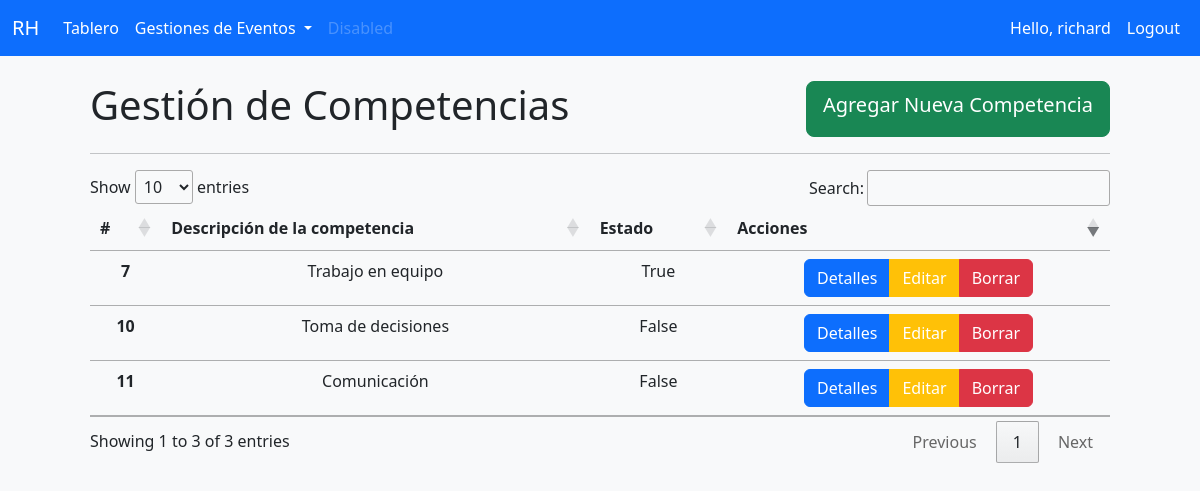
/competencia/ (signed in), run on an earlier commit of the app's database.
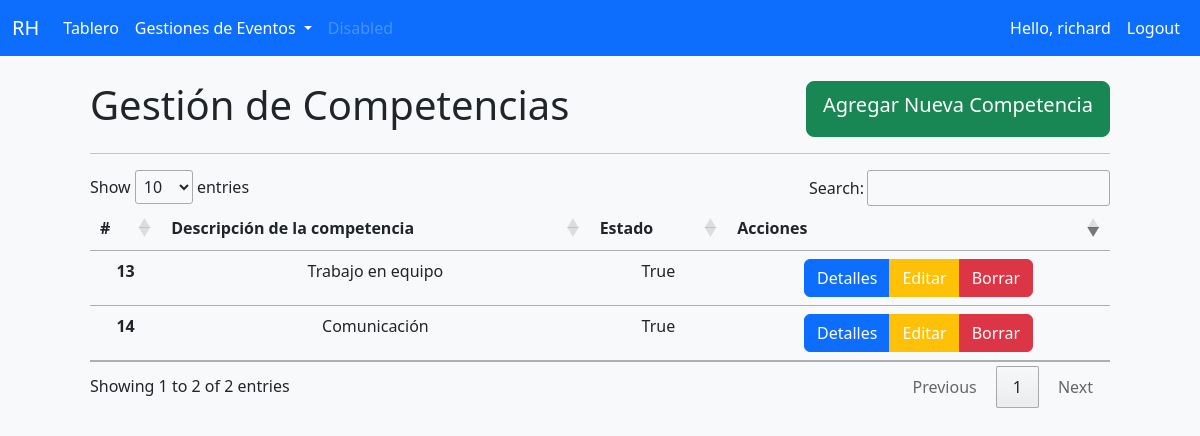
And on a later commit of the database.
### msrh/models.py (models this page shows, shortened)
class Compentencia(models.Model):
    id = models.AutoField(auto_created=True ,primary_key= True, serialize=False,verbose_name='ID')
    descripCompetencia = models.CharField(max_length=200, null=True, verbose_name="Competencia")
    estado = models.BooleanField(default=False, verbose_name="Disponible")

### msrh/decorators.py (the view)
        def wrapper_func(request, *args, **kwargs):
            group = None
            if request.user.groups.exists():
                group = request.user.groups.all()[0].name
            if group in allowed_roles:
                return view_func(request, *args, **kwargs)
            else:
                return HttpResponse('No estas autorizado para ver la pagina')

### msrh/views.py (called while the page is built)
@login_required(login_url='login')
@allowed_users(allowed_roles=['admin'])
def competencia(request):
    competencia = Compentencia.objects.all()
    return render(request, 'msrh/competencia.html', {'competencia':competencia})

### msrh/templates/msrh/competencia.html
{% extends 'msrh/main.html' %}
{% block content %}
<div class="nav d-flex justify-content-between">
<h1>Gestión de Competencias</h1>
<a href="{% url 'Crearcompe' %}" class="btn btn-success btn-lg">Agregar Nueva Competencia</a>
</div>
<hr>
<table class="table table-hover table-responsive"  id="table_id">
    <thead>
      <tr class="text-center">
        <th>#</th>
        <th >Descripción de la competencia</th>
        <th>Estado</th>
        <th>Acciones</th>
      </tr>
    </thead>
    <tbody class="table-group-divider">
      {% for i in competencia %}
      <tr class="text-center">
        <th>{{i.id}}</th>
        <td>{{i.descripCompetencia}}</td>
        <td>{{i.estado}}</td>
        <td>
           <div class="btn-group" role="group" aria-label="Basic mixed styles example">
            <a href="{% url 'Detallescompe' i.id %}" class="btn btn-primary">Detalles</a>
            <a href="/Editarcompe/{{i.id}}"  class="btn btn-warning text-white">Editar</a>
            <a href="{% url 'Borrarcompe' i.id %}" class="btn btn-danger" >Borrar</a>
          </div>
        </td>
      </tr>
      {% endfor %}
    </tbody>
  </table>
{% endblock %}

### msrh/templates/msrh/main.html (shortened to what this page needs)
{% load static %}
<!DOCTYPE html>
<html lang="en">
<head>
    <link href="https://cdn.jsdelivr.net/npm/bootstrap@5.2.1/dist/css/bootstrap.min.css" rel="stylesheet"
>
    <link rel="stylesheet" type="text/css" href="https://cdn.datatables.net/v/bs5/dt-1.12.1/datatables.min.css"/>
    <link rel="stylesheet" href="{% static '/css/main.css' %}">
    <link href="https://cdn.jsdelivr.net/npm/bootstrap@5.2.0/dist/css/bootstrap.min.css" rel="stylesheet"
>
    <link rel="stylesheet" type="text/css" href=" https://cdn.datatables.net/1.12.1/css/jquery.dataTables.min.css" />
</head>
<body class="bg-light">
    {% include 'msrh/navbar/navbarADMIN.html' %}
    <main class="container">
        <div class="p-5 ">
    {% block content %}
    {% endblock %}
    </div>
    </main>
</body>
</html>

### msrh/templates/msrh/navbar/navbarADMIN.html (shortened to what this page needs)
{% load static %}
<nav class="navbar navbar-expand-lg navbar-dark bg-primary fixed-top">
    <div class="container-fluid">
      <a class="navbar-brand" href="#">RH</a>
      <div class="collapse navbar-collapse" id="navbarSupportedContent">
        <ul class="navbar-nav me-auto mb-2 mb-lg-0">
          <li class="nav-item">
            <a class="nav-link active" aria-current="page" href="{% url 'home' %}">Tablero</a>
          </li>
          {% if request.user.is_staff %}
          <li class="nav-item dropdown" >
            <a class="nav-link dropdown-toggle active" href="#" role="button" data-bs-toggle="dropdown" aria-expanded="false">
              Gestiones de Eventos
            </a>
          </li>
        {% endif %}
          <li class="nav-item">
            <a class="nav-link disabled">Disabled</a>
          </li>
        </ul>
        <div class="d-flex" >
          <ul class="navbar-nav me-auto mb-2 mb-lg-0">
            <li class="nav-item">
              <span class="nav-link active">Hello, {{request.user}}</span>
            </li>
            <li class="nav-item">
              <a class="nav-link active" aria-current="page" href="{% url 'logout' %}">Logout</a>
            </li>
          </ul>
        </div>
      </div>
    </div>
  </nav>

What changed in the data, as far as the page shows it:
removed Compentencia: id "7", descripCompetencia "Trabajo en equipo", estado "True"
removed Compentencia: id "10", descripCompetencia "Toma de decisiones", estado "False"
removed Compentencia: id "11", descripCompetencia "Comunicación", estado "False"
added Compentencia: id "13", descripCompetencia "Trabajo en equipo", estado "True"
added Compentencia: id "14", descripCompetencia "Comunicación", estado "True"
Also different on the page:
text written by a page script: "Show entries Search: Showing 1 to 3 of 3 entries Previous 1 Next" → "Show entries Search: Showing 1 to 2 of 2 entries Previous 1 Next"
